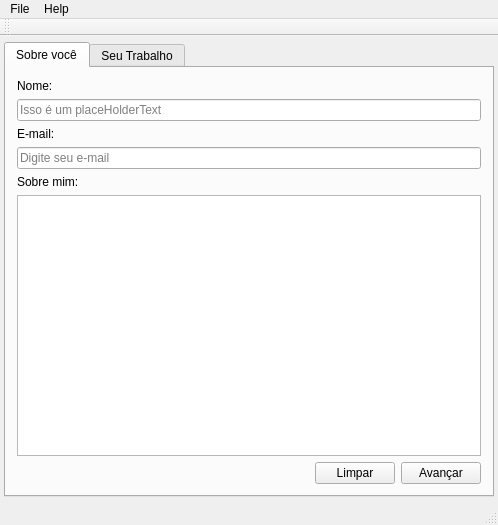
<?xml version="1.0" encoding="UTF-8"?>
<ui version="4.0">
 <class>MainWindow</class>
 <widget class="QMainWindow" name="MainWindow">
  <property name="geometry">
   <rect>
    <x>0</x>
    <y>0</y>
    <width>498</width>
    <height>525</height>
   </rect>
  </property>
  <property name="windowTitle">
   <string>MainWindow</string>
  </property>
  <widget class="QWidget" name="centralWidget">
   <layout class="QVBoxLayout" name="verticalLayout" stretch="0">
    <property name="spacing">
     <number>6</number>
    </property>
    <property name="leftMargin">
     <number>4</number>
    </property>
    <property name="topMargin">
     <number>6</number>
    </property>
    <property name="rightMargin">
     <number>4</number>
    </property>
    <property name="bottomMargin">
     <number>6</number>
    </property>
    <item>
     <widget class="QTabWidget" name="tabWidget">
      <property name="tabPosition">
       <enum>QTabWidget::North</enum>
      </property>
      <property name="currentIndex">
       <number>0</number>
      </property>
      <widget class="QWidget" name="m_tabSobreVoce">
       <attribute name="title">
        <string>Sobre você</string>
       </attribute>
       <attribute name="toolTip">
        <string>Isso é um tabToolTip</string>
       </attribute>
       <layout class="QVBoxLayout" name="verticalLayout_2">
        <item>
         <widget class="QLabel" name="label">
          <property name="text">
           <string>Nome:</string>
          </property>
         </widget>
        </item>
        <item>
         <widget class="QLineEdit" name="m_lineEditNome">
          <property name="placeholderText">
           <string>Isso é um placeHolderText</string>
          </property>
         </widget>
        </item>
        <item>
         <widget class="QLabel" name="label_2">
          <property name="text">
           <string>E-mail:</string>
          </property>
         </widget>
        </item>
        <item>
         <widget class="QLineEdit" name="m_lineEditEmail">
          <property name="placeholderText">
           <string>Digite seu e-mail</string>
          </property>
         </widget>
        </item>
        <item>
         <widget class="QLabel" name="label_3">
          <property name="text">
           <string>Sobre mim:</string>
          </property>
         </widget>
        </item>
        <item>
         <widget class="QTextEdit" name="m_textEditSobreMim"/>
        </item>
        <item>
         <layout class="QHBoxLayout" name="horizontalLayout">
          <item>
           <spacer name="horizontalSpacer">
            <property name="orientation">
             <enum>Qt::Horizontal</enum>
            </property>
            <property name="sizeHint" stdset="0">
             <size>
              <width>40</width>
              <height>20</height>
             </size>
            </property>
           </spacer>
          </item>
          <item>
           <widget class="QPushButton" name="m_btnLimpar">
            <property name="text">
             <string>Limpar</string>
            </property>
           </widget>
          </item>
          <item>
           <widget class="QPushButton" name="m_btnAvancar">
            <property name="text">
             <string>Avançar</string>
            </property>
           </widget>
          </item>
         </layout>
        </item>
       </layout>
      </widget>
      <widget class="QWidget" name="m_tabSeuTrabalho">
       <attribute name="title">
        <string>Seu Trabalho</string>
       </attribute>
       <attribute name="toolTip">
        <string>Isso é um tabToolTip</string>
       </attribute>
       <layout class="QVBoxLayout" name="verticalLayout_3">
        <item>
         <widget class="QLabel" name="label_4">
          <property name="text">
           <string>Empresa:</string>
          </property>
         </widget>
        </item>
        <item>
         <widget class="QLineEdit" name="m_lineEditEmpresa"/>
        </item>
        <item>
         <layout class="QGridLayout" name="gridLayout">
          <item row="0" column="1">
           <widget class="QLabel" name="label_7">
            <property name="text">
             <string>Data de Admissão:</string>
            </property>
           </widget>
          </item>
          <item row="0" column="0">
           <widget class="QLabel" name="label_5">
            <property name="text">
             <string>Cargo:</string>
            </property>
           </widget>
          </item>
          <item row="1" column="0">
           <widget class="QLineEdit" name="m_lineEditCargo"/>
          </item>
          <item row="1" column="1">
           <widget class="QDateEdit" name="m_date"/>
          </item>
         </layout>
        </item>
        <item>
         <widget class="QLabel" name="label_6">
          <property name="text">
           <string>Seus objetivos:</string>
          </property>
         </widget>
        </item>
        <item>
         <widget class="QTextEdit" name="m_textEditObjetivos"/>
        </item>
        <item>
         <layout class="QHBoxLayout" name="horizontalLayout_2">
          <item>
           <spacer name="horizontalSpacer_2">
            <property name="orientation">
             <enum>Qt::Horizontal</enum>
            </property>
            <property name="sizeHint" stdset="0">
             <size>
              <width>40</width>
              <height>20</height>
             </size>
            </property>
           </spacer>
          </item>
          <item>
           <widget class="QPushButton" name="m_btnCancelar">
            <property name="text">
             <string>Cancelar</string>
            </property>
           </widget>
          </item>
          <item>
           <widget class="QPushButton" name="m_btnSalvar">
            <property name="text">
             <string>Salvar resumo</string>
            </property>
           </widget>
          </item>
         </layout>
        </item>
       </layout>
      </widget>
     </widget>
    </item>
   </layout>
  </widget>
  <widget class="QStatusBar" name="statusBar"/>
  <widget class="QToolBar" name="mainToolBar">
   <attribute name="toolBarArea">
    <enum>TopToolBarArea</enum>
   </attribute>
   <attribute name="toolBarBreak">
    <bool>true</bool>
   </attribute>
  </widget>
  <widget class="QMenuBar" name="menuBar">
   <property name="geometry">
    <rect>
     <x>0</x>
     <y>0</y>
     <width>498</width>
     <height>21</height>
    </rect>
   </property>
   <widget class="QMenu" name="menuFile">
    <property name="title">
     <string>File</string>
    </property>
    <addaction name="actionExit"/>
   </widget>
   <widget class="QMenu" name="menuHelp">
    <property name="title">
     <string>Help</string>
    </property>
    <addaction name="actionAbout"/>
   </widget>
   <addaction name="menuFile"/>
   <addaction name="menuHelp"/>
  </widget>
  <action name="actionExit">
   <property name="text">
    <string>Exit</string>
   </property>
   <property name="shortcut">
    <string>Ctrl+E</string>
   </property>
  </action>
  <action name="actionAbout">
   <property name="text">
    <string>About</string>
   </property>
   <property name="shortcut">
    <string>Ctrl+H</string>
   </property>
  </action>
 </widget>
 <layoutdefault spacing="6" margin="11"/>
 <resources/>
 <connections/>
</ui>
